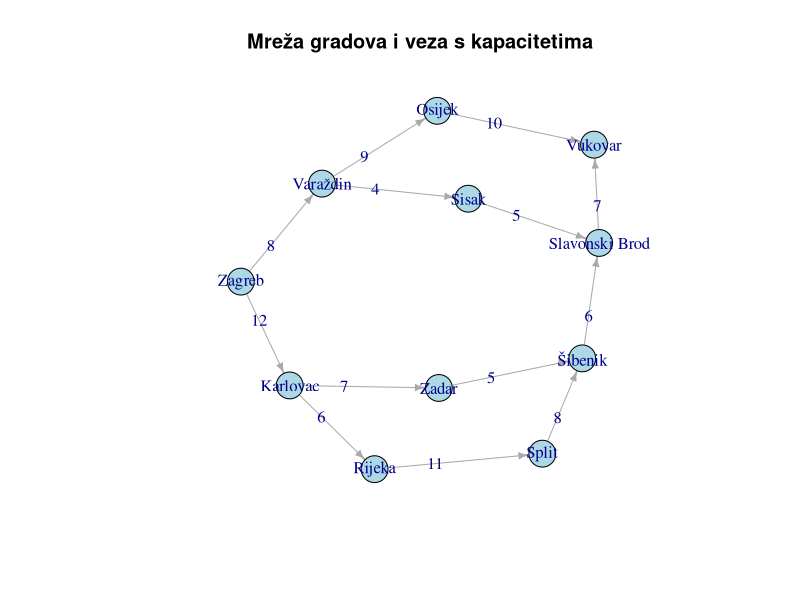

The R source for this figure:
# Instalacija i učitavanje igraph paketa
install.packages("igraph")
library(igraph)

# Definiranje čvorova (gradova)
gradovi <- c("Zagreb", "Karlovac", "Varaždin", "Rijeka", "Zadar", "Osijek", "Split", "Šibenik", "Sisak", "Slavonski Brod", "Vukovar")

# Definiranje veza (lukova) i njihovih kapaciteta
veze <- data.frame(
  from = c("Zagreb", "Zagreb", "Karlovac", "Karlovac","Varaždin", "Rijeka", "Zadar", "Osijek", "Split",     "Šibenik",      "Slavonski Brod", "Sisak",        "Varaždin"),
  to = c("Karlovac", "Varaždin", "Rijeka", "Zadar",  "Osijek",   "Split", "Šibenik", "Vukovar", "Šibenik", "Slavonski Brod", "Vukovar",     "Slavonski Brod", "Sisak"),
  kapacitet = c(12,     8,          6,       7,         9,         11,     5,           10,        8,        6,                 7,             5,               4)
)

# Stvaranje grafa
mreza <- graph_from_data_frame(d = veze, vertices = gradovi, directed = TRUE)

# Dodavanje kapaciteta kao atributa lukovima
E(mreza)$capacity <- E(mreza)$kapacitet

# Prikaz grafa
plot(mreza, vertex.label = V(mreza)$name, edge.label = E(mreza)$capacity,
     edge.arrow.size = 0.5, vertex.size = 15, vertex.color = "lightblue",
     main = "Mreža gradova i veza s kapacitetima")

# Definiranje kapaciteta za svaki luk (rub) u grafu
E(mreza)$capacity <- E(mreza)$kapacitet

# Izračun maksimalnog protoka od Zagreba do Vukovara
max_flow_value <- max_flow(mreza, source = "Zagreb", target = "Vukovar", capacity = E(mreza)$capacity)

# Prikaz rezultata
print(paste("Maksimalni protok od Zagreba do Vukovara je:", max_flow_value$value))

# Prikaz maksimalnog protoka kroz svaku vezu
print(max_flow_value$flow)
